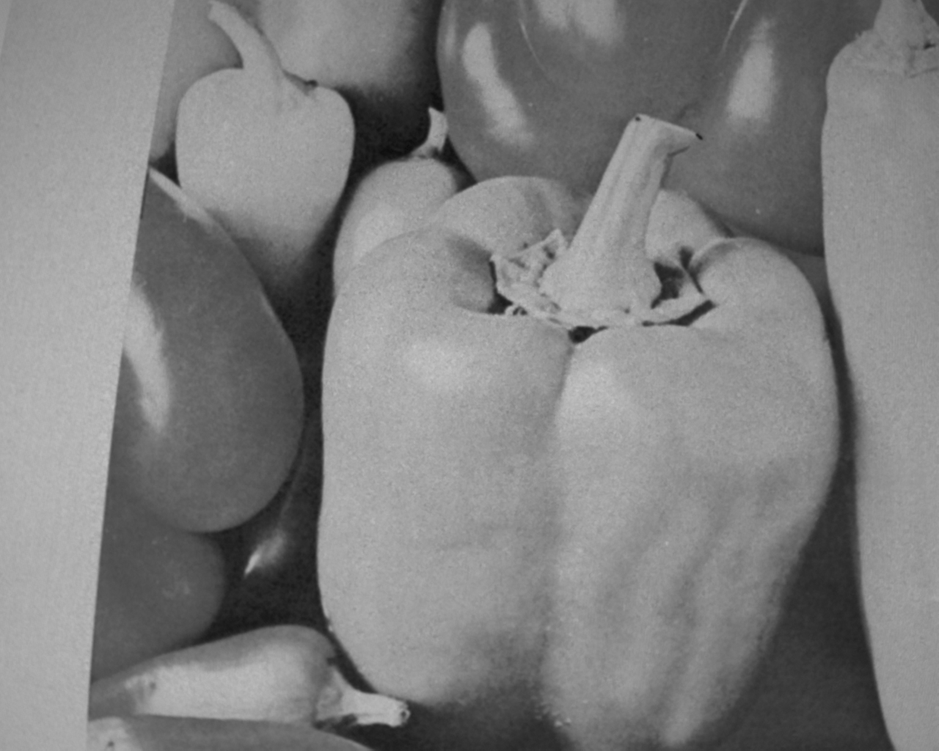
#> input picture Experimentos_Reales/Imagenes_Nuevas/pimientos/pimientos_original.bmp, 939 x 751 px, shrunk from 1280 x 1024 before the run, found by its file name
$ jupyter execute Restauracion_Pimientos.ipynb   (shell and % lines are left out)
#> lines starting #> are read from the running program, lines starting #| are printed output that depends on the picture; long printed decimals are rounded
[cell 1]
import matplotlib.pyplot as plt
import matplotlib.image as mpimg
import numpy as np
import cv2
from scipy.stats import multivariate_normal

# leer la imagen de Baboo original
imagen_original = cv2.imread("C:/Users/luisl/OneDrive/Documentos/GitHub/Restauracion_Imagenes/Experimentos_Reales/Imagenes_Nuevas/pimientos/pimientos_original.bmp")
#> imagen_original is the input picture: shape (751, 939, 3); min 12, max 198, mean 127.1
imagen_original_gris = cv2.imread("C:/Users/luisl/OneDrive/Documentos/GitHub/Restauracion_Imagenes/Experimentos_Reales/Imagenes_Nuevas/pimientos/pimientos_imagen.bmp",)
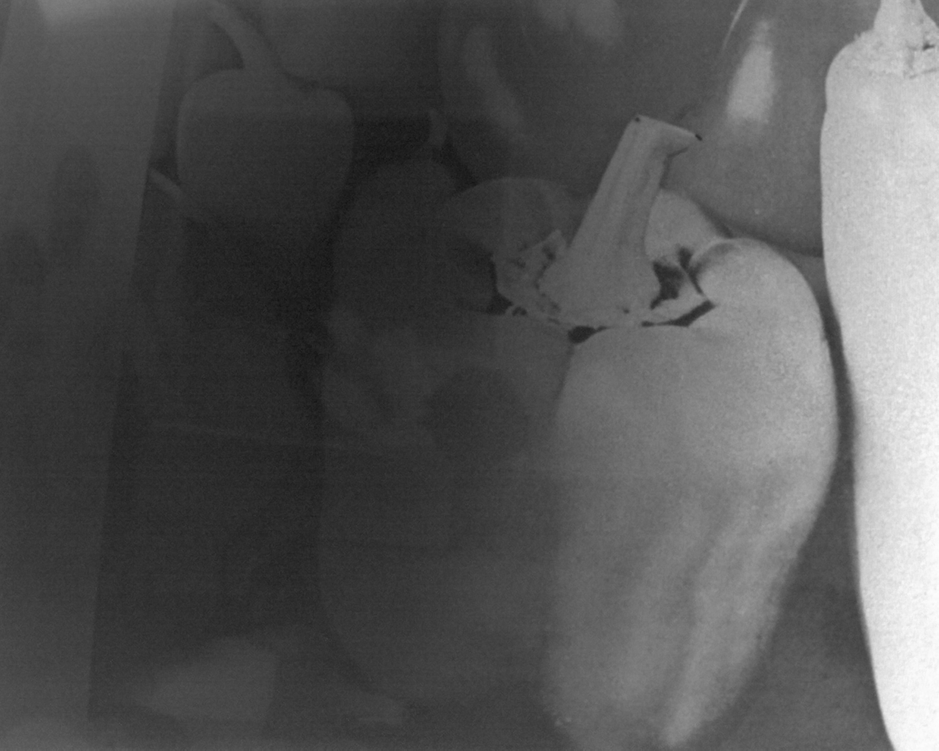
#> input picture Experimentos_Reales/Imagenes_Nuevas/pimientos/pimientos_imagen.bmp, 939 x 751 px, shrunk from 1280 x 1024 before the run, found by its file name
#> imagen_original_gris is the input picture: shape (751, 939, 3); min 18, max 253, mean 85.6
# Debemos cumplir con la siguiente formula g(x,y) = f(x,y)h(x,y)+n(x)
# Convertir la imagen de Baboo original a escala de grises. Ésta será nuestra f(x,y)
imagen_lenna_gris = cv2.cvtColor(imagen_original, cv2.COLOR_RGB2GRAY)
imagen_gris = cv2.cvtColor(imagen_original_gris, cv2.COLOR_RGB2GRAY)

plt.figure(figsize=(12, 6))

plt.subplot(1, 2, 1)
plt.imshow(imagen_original, cmap="gray")
plt.title("Original")
plt.axis('off')

plt.subplot(1, 2, 2)
plt.imshow(imagen_gris, cmap="gray")
plt.title("Escala de Grises")
plt.axis('off')

plt.show()

[cell 2]
# Calcular el histograma de la imagen en escala de grises
histograma = cv2.calcHist([imagen_gris], [0], None, [256], [0, 256])
#> histograma = 256 values, max 13073 at index 51, min 0 at index 0, mean 2754.6

plt.figure(figsize=(12, 6))

plt.subplot(1, 2, 1)
plt.plot(histograma, color='black')
plt.title("Histograma de la Imagen en Escala de Grises")
plt.xlabel("Intensidad de Píxel")
plt.ylabel("Número de Píxeles")
plt.xlim([0, 256])

# Mostrar la imagen en escala de grises
plt.subplot(1, 2, 2)
plt.imshow(imagen_gris, cmap="gray")
plt.title("Escala de Grises")
plt.axis('off')

plt.show()
#> figure, not shown here; panel 1: curve peaks at x = 51, y = 13073

[cell 3]
# A continuación obtendremos nuestra h_estimada(x,y) que será la imagen aplicando un FPA (filtro pasa altas), de ahora en adelante h_estimada(x,y) será imagen_filtrada
imagen_con_ruido = imagen_gris

# Operación de convolución 2D entre el filtro y la imagen
# Se utiliza la función filter 2D de OpenCV
# El par de imagen_filtrada será h(x,y)
imagen_filtrada = cv2.imread("C:/Users/luisl/OneDrive/Documentos/GitHub/Restauracion_Imagenes/Experimentos_Reales/Imagenes_Nuevas/lenna/iluminacion_lenna.bmp")
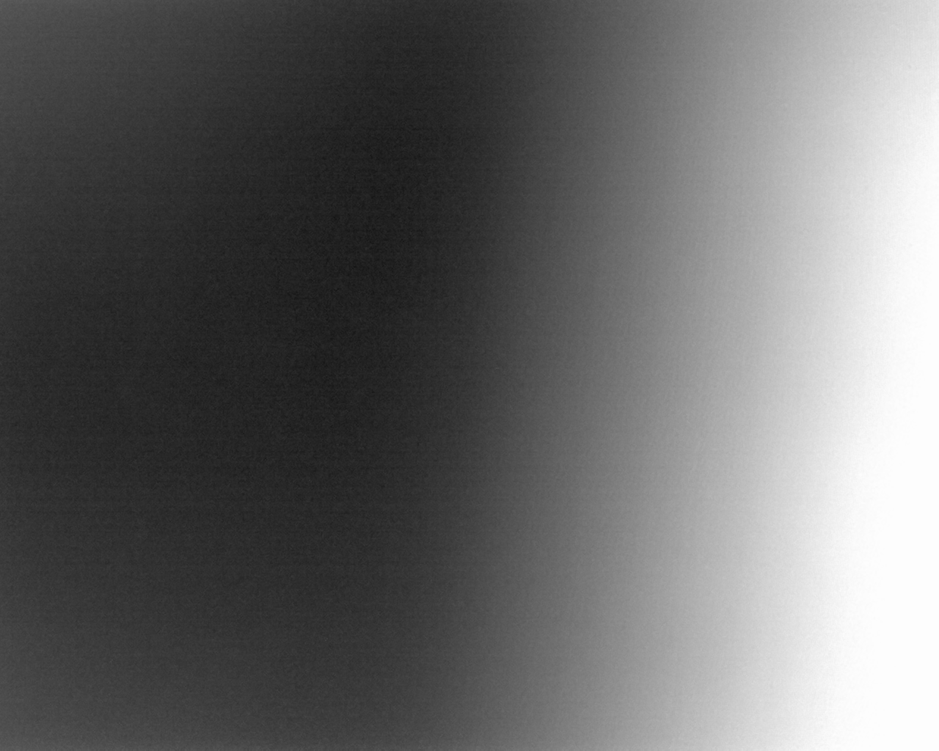
#> input picture Experimentos_Reales/Imagenes_Nuevas/lenna/iluminacion_lenna.bmp, 939 x 751 px, shrunk from 1280 x 1024 before the run, found by its file name
#> imagen_filtrada is the input picture: shape (751, 939, 3); min 20, max 253, mean 104.1
imagen_filtrada = cv2.cvtColor(imagen_filtrada, cv2.COLOR_RGB2GRAY)
#> imagen_filtrada: shape (751, 939)

# Creamos una figura para contener ambas subtramas
plt.figure(figsize=(12, 6))

plt.subplot(1, 2, 1)
plt.imshow(imagen_con_ruido, cmap="gray")
plt.title("Imagen con ruido")
plt.axis('off')

plt.subplot(1, 2, 2)
plt.imshow(imagen_filtrada, cmap="gray")
plt.title("Filtro Iluminacion")
plt.axis('off')

plt.show()

[cell 4]
import cv2
import matplotlib.pyplot as plt

# Convertir las imágenes a flotantes
imagen_con_ruido_float = imagen_con_ruido.astype(float)
imagen_filtrada_float = imagen_filtrada.astype(float)

# Realizar la división de las imágenes
f_estimada = cv2.divide(imagen_con_ruido_float, imagen_filtrada_float, scale=255)
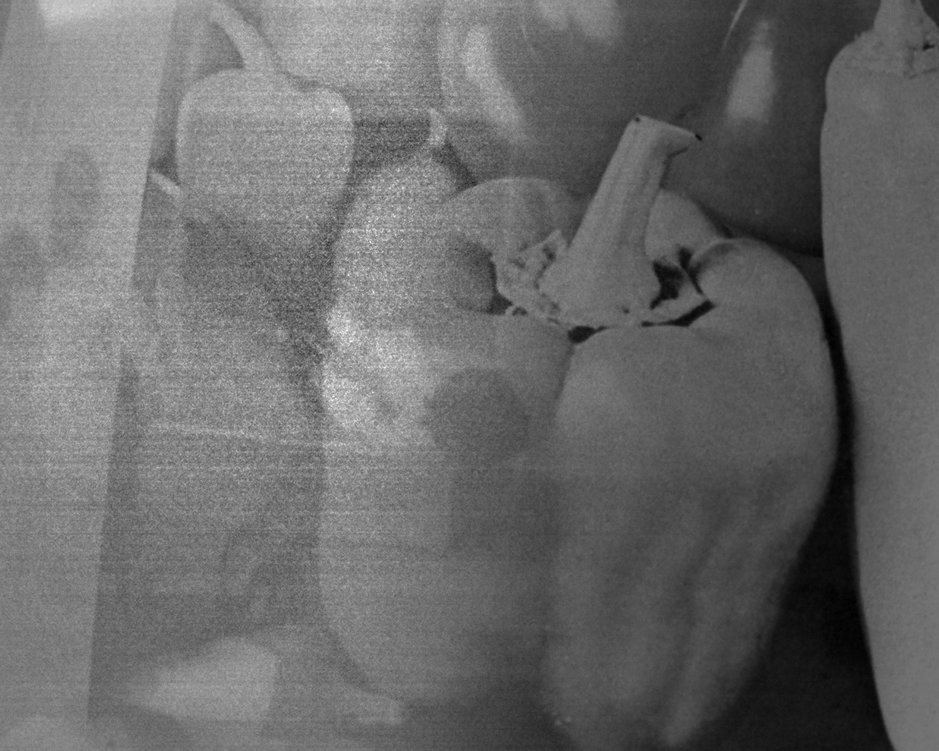
#> f_estimada: shape (751, 939) float64; min 64.63, max 479.4, mean 237.6; drawn with min black and max white

# Calcular el histograma de f_estimada
histograma_f_estimada = cv2.calcHist([f_estimada.astype('uint8')], [0], None, [256], [0, 256])
#> histograma_f_estimada = 256 values, max 20980 at index 255, min 0 at index 254, mean 2754.6

# Mostrar los resultados
plt.figure(figsize=(12, 6))

plt.subplot(1, 2, 1)
plt.plot(histograma_f_estimada, color='black')
plt.title("Histograma de f(x,y) Estimada")
plt.xlabel("Intensidad de Píxel")
plt.ylabel("Número de Píxeles")
plt.xlim([0, 256])

plt.subplot(1, 2, 2)
plt.imshow(f_estimada, cmap="gray")
plt.title("f(x,y) Estimada")
plt.axis('off')

plt.show()
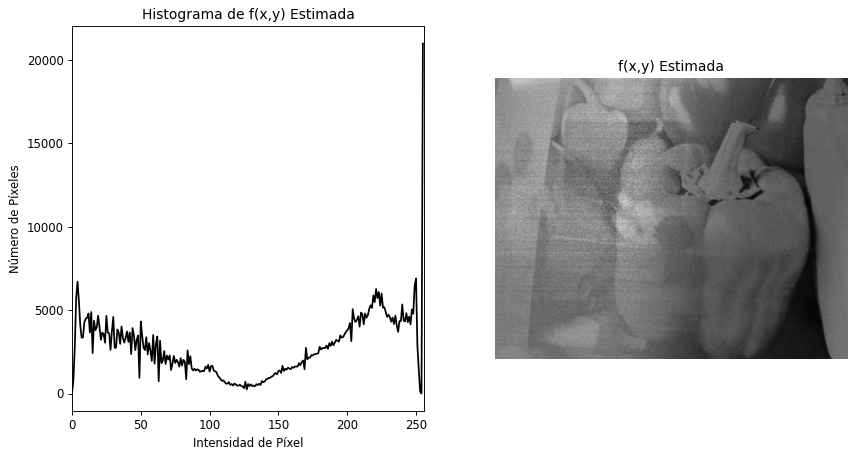
#> figure drawn by matplotlib, 2 panels; panel 1: curve peaks at x = 255, y = 20980

[cell 5]
# A continuación realiazremos una normalización de nuestra f_estimada utilizando la media y desviación estandar de nuestra f(x,y)

# Se calcula la media y desviación estandar de g(x,y)
media_observada, desviacionEstandar_observada = cv2.meanStdDev(imagen_lenna_gris)
#> media_observada = [127.1]; desviacionEstandar_observada = [39.33]

#print(f"Media g(x,y): {media_observada[0][0]}")
#print(f"Desviación estándar g(x,y): {desviacionEstandar_observada[0][0]} \n\n")

# Se calcula la media y desviación estandar de f(x,y) estimada
media_fEstimada, desviacionEstandar_fEstimada = cv2.meanStdDev(f_estimada)
#> media_fEstimada = [237.6]; desviacionEstandar_fEstimada = [59.04]

#print(f"Media f(x,y) estimada: {media_pruebaUno[0][0]}")
#print(f"Desviación f(x,y) estimada: {desviacionEstandar_pruebaUno[0][0]}")

f_dobleEstimada = ((f_estimada - media_fEstimada) / desviacionEstandar_fEstimada) * desviacionEstandar_observada + media_observada

#print(f"F doble estimada es {f_dobleEstimada}")

conteos, bordes_bins = np.histogram(f_dobleEstimada.flatten(), bins=256, range=[np.min(f_dobleEstimada), np.max(f_dobleEstimada)])
#> conteos = 256 values, max 20980 at index 117, min 0 at index 221, mean 2754.6; bordes_bins = 257 values from 11.92 to 288.2
centros_bins = (bordes_bins[:-1] + bordes_bins[1:]) / 2
#> centros_bins = 256 values from 12.45 to 287.7

plt.figure(figsize=(12, 6))

plt.subplot(1, 2, 1)
plt.plot(centros_bins, conteos, color='black')
plt.title("Histograma de f(x,y) Doble Estimada")
plt.xlabel("Valor del Píxel")
plt.ylabel("Cantidad de Píxeles")
# Ajusta los límites del eje x para que coincidan con el rango de datos de la imagen flotante
plt.xlim([np.min(f_dobleEstimada), np.max(f_dobleEstimada)])

# Ahora, muestra la imagen f_dobleEstimada en formato float64
plt.subplot(1, 2, 2)
plt.imshow(f_dobleEstimada, cmap='gray', vmin=np.min(f_dobleEstimada), vmax=np.max(f_dobleEstimada))
plt.title("f(x,y) Doble Estimada")
plt.axis('off')

plt.show()
#> figure, not shown here; panel 1: curve peaks at x = 138.7, y = 20980

[cell 6]
plt.figure(figsize=(12, 6))

plt.subplot(1, 2, 1)
plt.imshow(f_estimada, cmap="gray")
plt.title("f(x,y) Estimada")
plt.axis('off')

plt.subplot(1, 2, 2)
plt.imshow(f_dobleEstimada, cmap="gray")
plt.title("f(x,y) Doble Estimada")
plt.axis('off')

plt.show()

[cell 7]
# Aplicamos el RMSE como criterio de comparación

# Se calcula RMSE entre g(x,y) y f_estimada
if f_estimada.shape != imagen_gris.shape:
    raise ValueError("Las imágenes deben tener el mismo tamaño")

# Calcular la diferencia entre las imágenes
diferencia = f_dobleEstimada.astype(np.float32) - imagen_gris.astype(np.float32)

# Calcular el cuadrado de las diferencias
cuadrado_diferencias = np.square(diferencia)
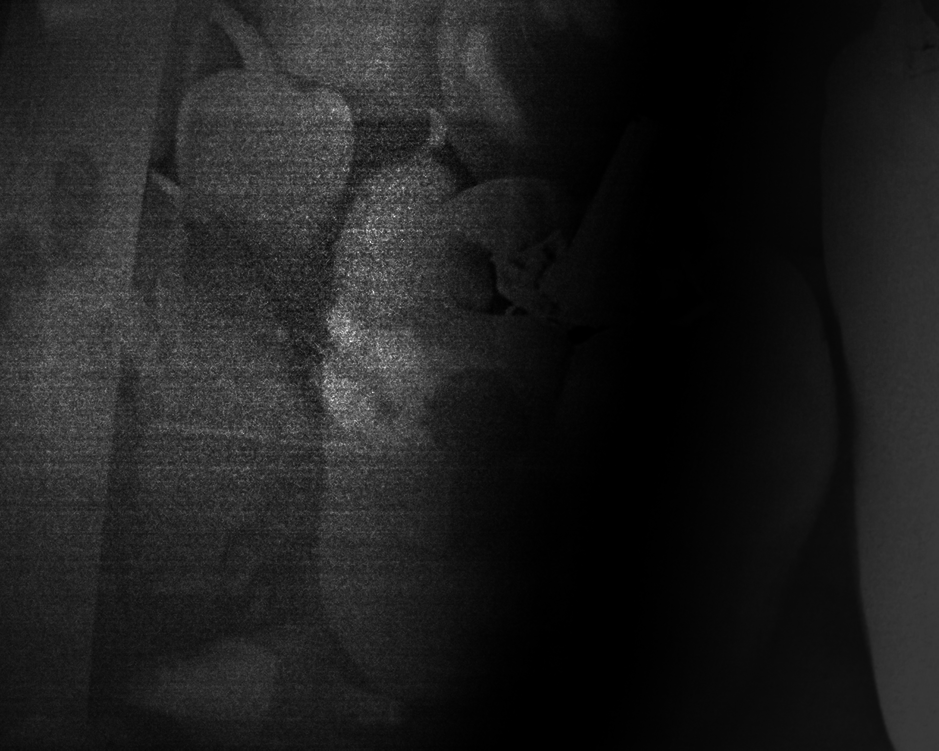
#> cuadrado_diferencias: shape (751, 939) float32; min 6.41e-05, max 58173.9, mean 7117.5; drawn with min black and max white

# Calcular el promedio de los cuadrados de las diferencias
promedio_cuadrados = np.mean(cuadrado_diferencias)
#> promedio_cuadrados = 7117.5

# Tomar la raíz cuadrada del promedio para obtener el RMSE
rmse1 = np.sqrt(promedio_cuadrados)
#> rmse1 = 84.37

print(f"El RMSE entre f_estimada(x,y) y g(x,y) es: {rmse1}")
#| El RMSE entre f_estimada(x,y) y g(x,y) es: 84.365

# Se calcula RMSE entre g(x,y) y f_doble_estimada
if f_dobleEstimada.shape != imagen_gris.shape:
    raise ValueError("Las imágenes deben tener el mismo tamaño")

# Calcular la diferencia entre las imágenes
diferencia = f_dobleEstimada.astype(np.float32) - imagen_gris.astype(np.float32)

# Calcular el cuadrado de las diferencias
cuadrado_diferencias = np.square(diferencia)

# Calcular el promedio de los cuadrados de las diferencias
promedio_cuadrados = np.mean(cuadrado_diferencias)

# Tomar la raíz cuadrada del promedio para obtener el RMSE
rmse2 = np.sqrt(promedio_cuadrados)
#> rmse2 = 84.37

print(f"El RMSE entre f_dobleEstimada(x,y) y g(x,y) es: {rmse2}")
#| El RMSE entre f_dobleEstimada(x,y) y g(x,y) es: 84.365

[cell 8]
# Aplicamos el EDIF como criterio de comparación

plt.figure(figsize=(12, 6))

# Calcular y mostrar EDIF para f_estimada
diferencia1 = imagen_lenna_gris.astype(np.float32) - f_estimada.astype(np.float32)
c1 = 1
c2 = 128
edif1 = c1 * diferencia1 + c2
edif1_visual = np.clip(edif1, 0, 255).astype(np.uint8)

plt.subplot(1, 2, 1)
plt.imshow(edif1_visual, cmap='gray')
plt.title('Imagen EDIF f_estimada(x,y)')
plt.axis('off')

# Calcular y mostrar EDIF para f_dobleEstimada
diferencia2 = imagen_lenna_gris.astype(np.float32) - f_dobleEstimada.astype(np.float32)
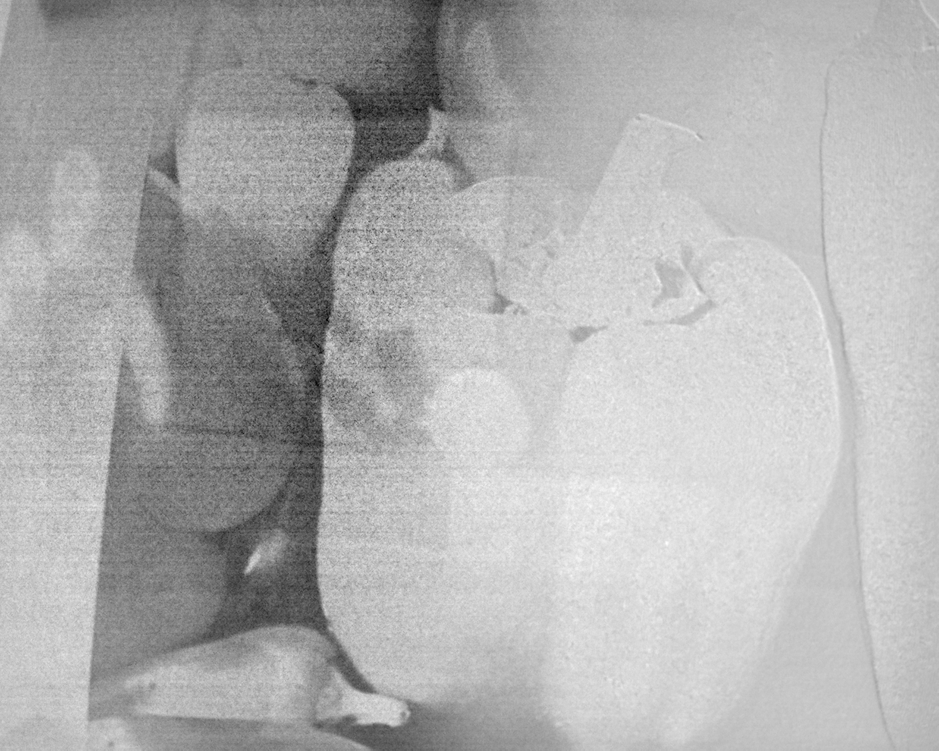
#> diferencia2: shape (751, 939) float32; min -180.5, max 80.74, mean 0; drawn with min black and max white
edif2 = c1 * diferencia2 + c2
edif2_visual = np.clip(edif2, 0, 255).astype(np.uint8)
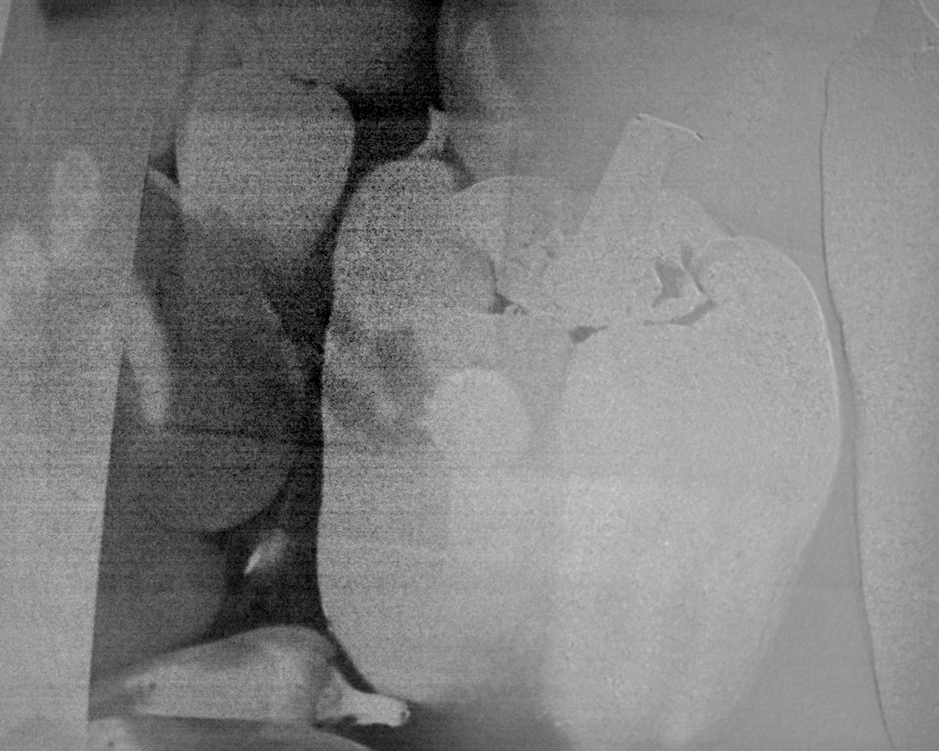
#> edif2_visual: shape (751, 939); min 0, max 208, mean 127.5

plt.subplot(1, 2, 2)
plt.imshow(edif2_visual, cmap='gray')
plt.title('Imagen EDIF f_dobleEstimada(x,y)')
plt.axis('off')

plt.show()

[cell 9]
# Aplicamos el SNR como criterio de comparación

imagen_gris_float = imagen_gris.astype(np.float32)
f_estimada_float = f_estimada.astype(np.float32)
f_dobleEstimada_float = f_dobleEstimada.astype(np.float32)

numerador = np.sum(imagen_gris_float ** 2)
#> numerador = 6.95e+09
denominador = np.sum((imagen_gris_float - f_estimada_float) ** 2)
#> denominador = 2.19e+10
denominador2 = np.sum((imagen_gris_float - f_dobleEstimada_float) ** 2)
#> denominador2 = 5.02e+09

snr1 = numerador / denominador
#> snr1 = 0.317

print(f"El SNR para f_estimada es: {snr1}")
#| El SNR para f_estimada es: 0.317

snr2 = numerador / denominador2
#> snr2 = 1.39

print(f"El SNR para f_dobleEstimada es: {snr2}")
#| El SNR para f_dobleEstimada es: 1.385

[cell 10]
# Comparación de avances

plt.figure(figsize=(16, 8))

plt.suptitle(f"Resultado FPB con Gradiente. F_dobleEstimada(x,y). RMSE = {rmse2:.2f}, SNR = {snr2:.2f}", fontsize=16, y=0.75)

plt.subplot(1, 4, 1)
plt.imshow(imagen_original, cmap="gray")
plt.title("Imagen Original")
plt.axis('off')

plt.subplot(1, 4, 2)
plt.imshow(imagen_con_ruido, cmap="gray")
plt.title("Imagen Observada")
plt.axis('off')

plt.subplot(1, 4, 3)
plt.imshow(f_dobleEstimada, cmap="gray")
plt.title("Imagen Restaurada")
plt.axis('off')

plt.subplot(1, 4, 4)
plt.imshow(edif2_visual, cmap="gray")
plt.title("EDIF")
plt.axis('off')

plt.savefig("C:/Users/luisl/OneDrive/Escritorio/Resultados_Lenna", dpi=300, bbox_inches='tight')

plt.show()
